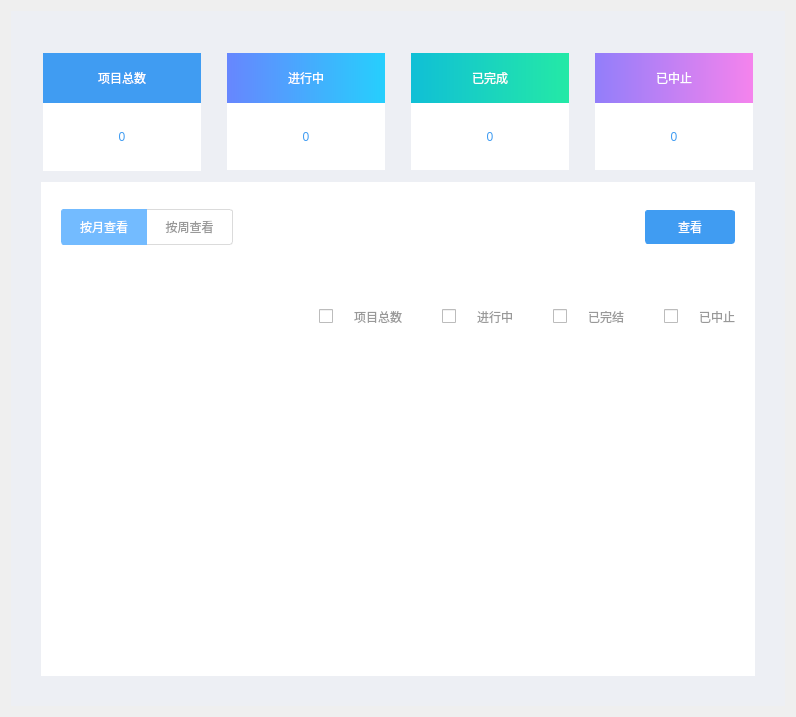
<?xml version="1.0" encoding="UTF-8"?>
<ui version="4.0">
 <class>CTjPage</class>
 <widget class="QWidget" name="CTjPage">
  <property name="geometry">
   <rect>
    <x>0</x>
    <y>0</y>
    <width>792</width>
    <height>717</height>
   </rect>
  </property>
  <property name="windowTitle">
   <string>CTjPage</string>
  </property>
  <layout class="QVBoxLayout" name="verticalLayout">
   <item>
    <widget class="QWidget" name="widget_10" native="true">
     <property name="styleSheet">
      <string notr="true">QWidget#widget_10
{
	background-color: rgb(237, 239, 244);
}
</string>
     </property>
     <layout class="QVBoxLayout" name="verticalLayout_7">
      <property name="spacing">
       <number>20</number>
      </property>
      <property name="leftMargin">
       <number>30</number>
      </property>
      <property name="topMargin">
       <number>30</number>
      </property>
      <property name="rightMargin">
       <number>30</number>
      </property>
      <property name="bottomMargin">
       <number>30</number>
      </property>
      <item>
       <widget class="QWidget" name="widget" native="true">
        <property name="minimumSize">
         <size>
          <width>0</width>
          <height>121</height>
         </size>
        </property>
        <property name="maximumSize">
         <size>
          <width>16777215</width>
          <height>100</height>
         </size>
        </property>
        <property name="styleSheet">
         <string notr="true">background-color: rgba(255, 255, 255, 0);</string>
        </property>
        <layout class="QHBoxLayout" name="horizontalLayout">
         <property name="spacing">
          <number>24</number>
         </property>
         <property name="leftMargin">
          <number>1</number>
         </property>
         <property name="topMargin">
          <number>1</number>
         </property>
         <property name="rightMargin">
          <number>1</number>
         </property>
         <property name="bottomMargin">
          <number>1</number>
         </property>
         <item>
          <widget class="QWidget" name="widget_5" native="true">
           <property name="minimumSize">
            <size>
             <width>160</width>
             <height>120</height>
            </size>
           </property>
           <property name="maximumSize">
            <size>
             <width>500</width>
             <height>16777215</height>
            </size>
           </property>
           <property name="styleSheet">
            <string notr="true">QWidget#widget_5
{
	border-radius:1px;
}</string>
           </property>
           <layout class="QVBoxLayout" name="verticalLayout_6">
            <property name="spacing">
             <number>0</number>
            </property>
            <property name="leftMargin">
             <number>1</number>
            </property>
            <property name="topMargin">
             <number>1</number>
            </property>
            <property name="rightMargin">
             <number>1</number>
            </property>
            <property name="bottomMargin">
             <number>1</number>
            </property>
            <item>
             <widget class="QLabel" name="label">
              <property name="minimumSize">
               <size>
                <width>0</width>
                <height>0</height>
               </size>
              </property>
              <property name="maximumSize">
               <size>
                <width>16777215</width>
                <height>50</height>
               </size>
              </property>
              <property name="styleSheet">
               <string notr="true">
background-color: rgb(64, 156, 242);
font: 75 14px &quot;微软雅黑&quot;;
color: rgb(255, 255, 255);</string>
              </property>
              <property name="text">
               <string>项目总数</string>
              </property>
              <property name="alignment">
               <set>Qt::AlignCenter</set>
              </property>
             </widget>
            </item>
            <item>
             <widget class="QLabel" name="xmzslabel">
              <property name="maximumSize">
               <size>
                <width>16777215</width>
                <height>16777215</height>
               </size>
              </property>
              <property name="styleSheet">
               <string notr="true">background-color: rgb(255, 255, 255);
font: 75 18px &quot;微软雅黑&quot;;
color: rgb(64, 156, 242);</string>
              </property>
              <property name="text">
               <string>0</string>
              </property>
              <property name="alignment">
               <set>Qt::AlignCenter</set>
              </property>
             </widget>
            </item>
           </layout>
          </widget>
         </item>
         <item>
          <widget class="QWidget" name="widget_6" native="true">
           <property name="minimumSize">
            <size>
             <width>160</width>
             <height>0</height>
            </size>
           </property>
           <property name="maximumSize">
            <size>
             <width>500</width>
             <height>16777215</height>
            </size>
           </property>
           <property name="styleSheet">
            <string notr="true">QWidget#widget_6
{
	border-radius:1px;
}</string>
           </property>
           <layout class="QVBoxLayout" name="verticalLayout_2">
            <property name="spacing">
             <number>0</number>
            </property>
            <property name="leftMargin">
             <number>1</number>
            </property>
            <property name="topMargin">
             <number>1</number>
            </property>
            <property name="rightMargin">
             <number>1</number>
            </property>
            <property name="bottomMargin">
             <number>1</number>
            </property>
            <item>
             <widget class="QLabel" name="label_2">
              <property name="maximumSize">
               <size>
                <width>16777215</width>
                <height>50</height>
               </size>
              </property>
              <property name="styleSheet">
               <string notr="true">font: 75 14px &quot;微软雅黑&quot;;
color: rgb(255, 255, 255);
background-color: qlineargradient(spread:pad, x1:0, y1:0, x2:1, y2:0, stop:0 rgba(103, 134, 254, 255), stop:1 rgba(38, 207, 253, 255));</string>
              </property>
              <property name="text">
               <string>进行中</string>
              </property>
              <property name="alignment">
               <set>Qt::AlignCenter</set>
              </property>
             </widget>
            </item>
            <item>
             <widget class="QLabel" name="jxzlabel">
              <property name="styleSheet">
               <string notr="true">background-color: rgb(255, 255, 255);
font: 75 18px &quot;微软雅黑&quot;;
color: rgb(64, 156, 242);</string>
              </property>
              <property name="text">
               <string>0</string>
              </property>
              <property name="alignment">
               <set>Qt::AlignCenter</set>
              </property>
             </widget>
            </item>
           </layout>
          </widget>
         </item>
         <item>
          <widget class="QWidget" name="widget_7" native="true">
           <property name="minimumSize">
            <size>
             <width>160</width>
             <height>0</height>
            </size>
           </property>
           <property name="maximumSize">
            <size>
             <width>500</width>
             <height>16777215</height>
            </size>
           </property>
           <property name="styleSheet">
            <string notr="true">QWidget#widget_7
{
	border-radius:1px;
}</string>
           </property>
           <layout class="QVBoxLayout" name="verticalLayout_3">
            <property name="spacing">
             <number>0</number>
            </property>
            <property name="leftMargin">
             <number>1</number>
            </property>
            <property name="topMargin">
             <number>1</number>
            </property>
            <property name="rightMargin">
             <number>1</number>
            </property>
            <property name="bottomMargin">
             <number>1</number>
            </property>
            <item>
             <widget class="QLabel" name="label_4">
              <property name="maximumSize">
               <size>
                <width>16777215</width>
                <height>50</height>
               </size>
              </property>
              <property name="styleSheet">
               <string notr="true">font: 75 14px &quot;微软雅黑&quot;;
color: rgb(255, 255, 255);
background-color: qlineargradient(spread:pad, x1:0, y1:0, x2:1, y2:0, stop:0 rgba(16, 191, 214, 255), stop:1 rgba(36, 233, 166, 255));</string>
              </property>
              <property name="text">
               <string>已完成</string>
              </property>
              <property name="alignment">
               <set>Qt::AlignCenter</set>
              </property>
             </widget>
            </item>
            <item>
             <widget class="QLabel" name="ywclabel">
              <property name="styleSheet">
               <string notr="true">background-color: rgb(255, 255, 255);
font: 75 18px &quot;微软雅黑&quot;;
color: rgb(64, 156, 242);</string>
              </property>
              <property name="text">
               <string>0</string>
              </property>
              <property name="alignment">
               <set>Qt::AlignCenter</set>
              </property>
             </widget>
            </item>
           </layout>
          </widget>
         </item>
         <item>
          <widget class="QWidget" name="widget_8" native="true">
           <property name="minimumSize">
            <size>
             <width>160</width>
             <height>0</height>
            </size>
           </property>
           <property name="maximumSize">
            <size>
             <width>500</width>
             <height>16777215</height>
            </size>
           </property>
           <property name="styleSheet">
            <string notr="true">QWidget#widget_8
{
	border-radius:1px;
}</string>
           </property>
           <layout class="QVBoxLayout" name="verticalLayout_4">
            <property name="spacing">
             <number>0</number>
            </property>
            <property name="leftMargin">
             <number>1</number>
            </property>
            <property name="topMargin">
             <number>1</number>
            </property>
            <property name="rightMargin">
             <number>1</number>
            </property>
            <property name="bottomMargin">
             <number>1</number>
            </property>
            <item>
             <widget class="QLabel" name="label_6">
              <property name="maximumSize">
               <size>
                <width>16777215</width>
                <height>50</height>
               </size>
              </property>
              <property name="styleSheet">
               <string notr="true">font: 75 14px &quot;微软雅黑&quot;;
color: rgb(255, 255, 255);
background-color: qlineargradient(spread:pad, x1:0, y1:0, x2:1, y2:0, stop:0 rgba(146, 126, 250, 255), stop:1 rgba(245, 131, 237, 255));
</string>
              </property>
              <property name="text">
               <string>已中止</string>
              </property>
              <property name="alignment">
               <set>Qt::AlignCenter</set>
              </property>
             </widget>
            </item>
            <item>
             <widget class="QLabel" name="yzzlabel">
              <property name="styleSheet">
               <string notr="true">background-color: rgb(255, 255, 255);
font: 75 18px &quot;微软雅黑&quot;;
color: rgb(64, 156, 242);</string>
              </property>
              <property name="text">
               <string>0</string>
              </property>
              <property name="alignment">
               <set>Qt::AlignCenter</set>
              </property>
             </widget>
            </item>
           </layout>
          </widget>
         </item>
        </layout>
       </widget>
      </item>
      <item>
       <widget class="QWidget" name="widget_9" native="true">
        <property name="styleSheet">
         <string notr="true">QWidget#widget_9
{
	background-color: rgb(255, 255, 255);
}
</string>
        </property>
        <layout class="QVBoxLayout" name="verticalLayout_5">
         <property name="spacing">
          <number>0</number>
         </property>
         <property name="leftMargin">
          <number>20</number>
         </property>
         <property name="topMargin">
          <number>20</number>
         </property>
         <property name="rightMargin">
          <number>20</number>
         </property>
         <property name="bottomMargin">
          <number>0</number>
         </property>
         <item>
          <widget class="QWidget" name="widget_2" native="true">
           <property name="maximumSize">
            <size>
             <width>16777215</width>
             <height>50</height>
            </size>
           </property>
           <layout class="QHBoxLayout" name="horizontalLayout_6">
            <property name="spacing">
             <number>20</number>
            </property>
            <property name="leftMargin">
             <number>0</number>
            </property>
            <property name="topMargin">
             <number>0</number>
            </property>
            <property name="rightMargin">
             <number>0</number>
            </property>
            <property name="bottomMargin">
             <number>0</number>
            </property>
            <item>
             <widget class="QWidget" name="widget_14" native="true">
              <layout class="QHBoxLayout" name="horizontalLayout_7">
               <property name="spacing">
                <number>0</number>
               </property>
               <property name="leftMargin">
                <number>0</number>
               </property>
               <property name="topMargin">
                <number>0</number>
               </property>
               <property name="rightMargin">
                <number>0</number>
               </property>
               <property name="bottomMargin">
                <number>0</number>
               </property>
               <item>
                <widget class="QPushButton" name="monthButton">
                 <property name="minimumSize">
                  <size>
                   <width>86</width>
                   <height>36</height>
                  </size>
                 </property>
                 <property name="maximumSize">
                  <size>
                   <width>86</width>
                   <height>36</height>
                  </size>
                 </property>
                 <property name="styleSheet">
                  <string notr="true">QPushButton
{
	background-color: rgb(255, 255, 255);
	color: #999999;
	border:1px solid #dbdbdb;
	border-top-left-radius:3px;
	border-bottom-left-radius:3px;
	font: 12px &quot;微软雅黑&quot;;
}

QPushButton::hover
{
	background-color: #73bbff;
	color: rgb(255, 255, 255);
	border:1px solid #73bbff;
	border-top-left-radius:3px;
	border-bottom-left-radius:3px;
}

QPushButton::checked
{
	background-color: #73bbff;
	color: rgb(255, 255, 255);
	border:1px solid #73bbff;
	border-top-left-radius:3px;
	border-bottom-left-radius:3px;
}</string>
                 </property>
                 <property name="text">
                  <string>按月查看</string>
                 </property>
                 <property name="checkable">
                  <bool>true</bool>
                 </property>
                 <property name="checked">
                  <bool>true</bool>
                 </property>
                </widget>
               </item>
               <item>
                <widget class="QPushButton" name="weekButton">
                 <property name="minimumSize">
                  <size>
                   <width>86</width>
                   <height>36</height>
                  </size>
                 </property>
                 <property name="maximumSize">
                  <size>
                   <width>86</width>
                   <height>36</height>
                  </size>
                 </property>
                 <property name="styleSheet">
                  <string notr="true">QPushButton
{
	background-color: rgb(255, 255, 255);
	color: #999999;
	border:1px solid #dbdbdb;
	border-left: none;
	border-top-right-radius:3px;
	border-bottom-right-radius:3px;
	font: 12px &quot;微软雅黑&quot;;
}

QPushButton::hover
{
	background-color: #73bbff;
	color: rgb(255, 255, 255);
	border:1px solid #73bbff;
	border-top-right-radius:3px;
	border-bottom-right-radius:3px;
}

QPushButton::checked
{
	background-color: #73bbff;
	color: rgb(255, 255, 255);
	border:1px solid #73bbff;
	border-top-right-radius:3px;
	border-bottom-right-radius:3px;
}</string>
                 </property>
                 <property name="text">
                  <string>按周查看</string>
                 </property>
                 <property name="checkable">
                  <bool>true</bool>
                 </property>
                </widget>
               </item>
              </layout>
             </widget>
            </item>
            <item>
             <spacer name="horizontalSpacer_5">
              <property name="orientation">
               <enum>Qt::Horizontal</enum>
              </property>
              <property name="sizeHint" stdset="0">
               <size>
                <width>40</width>
                <height>20</height>
               </size>
              </property>
             </spacer>
            </item>
            <item>
             <widget class="QWidget" name="widget_13" native="true">
              <property name="minimumSize">
               <size>
                <width>0</width>
                <height>0</height>
               </size>
              </property>
              <property name="maximumSize">
               <size>
                <width>400</width>
                <height>16777215</height>
               </size>
              </property>
              <layout class="QHBoxLayout" name="horizontalLayout_15">
               <property name="spacing">
                <number>6</number>
               </property>
               <property name="leftMargin">
                <number>0</number>
               </property>
               <property name="topMargin">
                <number>0</number>
               </property>
               <property name="rightMargin">
                <number>0</number>
               </property>
               <property name="bottomMargin">
                <number>0</number>
               </property>
              </layout>
             </widget>
            </item>
            <item>
             <widget class="QPushButton" name="ckButton">
              <property name="minimumSize">
               <size>
                <width>90</width>
                <height>34</height>
               </size>
              </property>
              <property name="maximumSize">
               <size>
                <width>90</width>
                <height>34</height>
               </size>
              </property>
              <property name="styleSheet">
               <string notr="true">QPushButton
{
	background-color: #409cf2;
	color: rgb(255, 255, 255);
	border:1px solid #409cf2;
	border-radius:3px;
	font: 14px &quot;微软雅黑&quot;;
}

QPushButton::hover
{
	background-color: #73bbff;
	color: rgb(255, 255, 255);
	border:1px solid #73bbff;
	border-radius:3px;
	font: 14px &quot;微软雅黑&quot;;
}

QPushButton::!enabled
{
	background-color: rgb(199, 199, 199);
	color: rgb(255, 255, 255);
	border:1px solid #dbdbdb ;
	border-radius:3px;
}</string>
              </property>
              <property name="text">
               <string>查看</string>
              </property>
             </widget>
            </item>
           </layout>
          </widget>
         </item>
         <item>
          <widget class="QWidget" name="widget_chkbox_panel" native="true">
           <property name="maximumSize">
            <size>
             <width>16777215</width>
             <height>80</height>
            </size>
           </property>
           <layout class="QHBoxLayout" name="horizontalLayout_12">
            <property name="spacing">
             <number>0</number>
            </property>
            <property name="leftMargin">
             <number>0</number>
            </property>
            <property name="topMargin">
             <number>50</number>
            </property>
            <property name="rightMargin">
             <number>0</number>
            </property>
            <property name="bottomMargin">
             <number>0</number>
            </property>
            <item>
             <spacer name="horizontalSpacer_6">
              <property name="orientation">
               <enum>Qt::Horizontal</enum>
              </property>
              <property name="sizeHint" stdset="0">
               <size>
                <width>191</width>
                <height>20</height>
               </size>
              </property>
             </spacer>
            </item>
            <item>
             <widget class="QWidget" name="widget_15" native="true">
              <property name="maximumSize">
               <size>
                <width>16777215</width>
                <height>50</height>
               </size>
              </property>
              <layout class="QHBoxLayout" name="horizontalLayout_13">
               <property name="spacing">
                <number>40</number>
               </property>
               <property name="leftMargin">
                <number>0</number>
               </property>
               <property name="topMargin">
                <number>0</number>
               </property>
               <property name="rightMargin">
                <number>0</number>
               </property>
               <property name="bottomMargin">
                <number>0</number>
               </property>
               <item>
                <widget class="QWidget" name="widget_16" native="true">
                 <layout class="QHBoxLayout" name="horizontalLayout_8">
                  <property name="spacing">
                   <number>20</number>
                  </property>
                  <property name="leftMargin">
                   <number>0</number>
                  </property>
                  <property name="topMargin">
                   <number>0</number>
                  </property>
                  <property name="rightMargin">
                   <number>0</number>
                  </property>
                  <property name="bottomMargin">
                   <number>0</number>
                  </property>
                  <item>
                   <widget class="QCheckBox" name="xmzsCheckBox">
                    <property name="minimumSize">
                     <size>
                      <width>15</width>
                      <height>15</height>
                     </size>
                    </property>
                    <property name="maximumSize">
                     <size>
                      <width>15</width>
                      <height>15</height>
                     </size>
                    </property>
                    <property name="styleSheet">
                     <string notr="true">QCheckBox::indicator:unchecked {
    image: url(:/style/blue/checkbox/checkbox_xmzs.png);
}

QCheckBox::indicator:unchecked:hover {
    image: url(:/style/blue/checkbox/checkbox_xmzs.png);
}

QCheckBox::indicator:checked {
    image: url(:/style/blue/checkbox/checkbox_xmzs_checked.png);
}
</string>
                    </property>
                    <property name="text">
                     <string/>
                    </property>
                   </widget>
                  </item>
                  <item>
                   <widget class="QLabel" name="label_14">
                    <property name="minimumSize">
                     <size>
                      <width>0</width>
                      <height>20</height>
                     </size>
                    </property>
                    <property name="styleSheet">
                     <string notr="true">color: rgb(153, 153, 153);
font: 9pt &quot;微软雅黑&quot;;</string>
                    </property>
                    <property name="text">
                     <string>项目总数</string>
                    </property>
                   </widget>
                  </item>
                 </layout>
                </widget>
               </item>
               <item>
                <widget class="QWidget" name="widget_17" native="true">
                 <layout class="QHBoxLayout" name="horizontalLayout_9">
                  <property name="spacing">
                   <number>20</number>
                  </property>
                  <property name="leftMargin">
                   <number>0</number>
                  </property>
                  <property name="topMargin">
                   <number>0</number>
                  </property>
                  <property name="rightMargin">
                   <number>0</number>
                  </property>
                  <property name="bottomMargin">
                   <number>0</number>
                  </property>
                  <item>
                   <widget class="QCheckBox" name="jxzCheckBox">
                    <property name="minimumSize">
                     <size>
                      <width>15</width>
                      <height>15</height>
                     </size>
                    </property>
                    <property name="maximumSize">
                     <size>
                      <width>15</width>
                      <height>15</height>
                     </size>
                    </property>
                    <property name="styleSheet">
                     <string notr="true">QCheckBox::indicator:unchecked {
    image: url(:/style/blue/checkbox/checkbox_jxz.png);
}

QCheckBox::indicator:unchecked:hover {    
    image: url(:/style/blue/checkbox/checkbox_jxz.png);
}

QCheckBox::indicator:checked {
    image: url(:/style/blue/checkbox/checkbox_jxz_checked.png);
}
</string>
                    </property>
                    <property name="text">
                     <string/>
                    </property>
                   </widget>
                  </item>
                  <item>
                   <widget class="QLabel" name="label_16">
                    <property name="minimumSize">
                     <size>
                      <width>0</width>
                      <height>20</height>
                     </size>
                    </property>
                    <property name="styleSheet">
                     <string notr="true">color: rgb(153, 153, 153);
font: 9pt &quot;微软雅黑&quot;;</string>
                    </property>
                    <property name="text">
                     <string>进行中</string>
                    </property>
                   </widget>
                  </item>
                 </layout>
                </widget>
               </item>
               <item>
                <widget class="QWidget" name="widget_19" native="true">
                 <layout class="QHBoxLayout" name="horizontalLayout_11">
                  <property name="spacing">
                   <number>20</number>
                  </property>
                  <property name="leftMargin">
                   <number>0</number>
                  </property>
                  <property name="topMargin">
                   <number>0</number>
                  </property>
                  <property name="rightMargin">
                   <number>0</number>
                  </property>
                  <property name="bottomMargin">
                   <number>0</number>
                  </property>
                  <item>
                   <widget class="QCheckBox" name="ywjCheckBox">
                    <property name="minimumSize">
                     <size>
                      <width>15</width>
                      <height>15</height>
                     </size>
                    </property>
                    <property name="maximumSize">
                     <size>
                      <width>15</width>
                      <height>15</height>
                     </size>
                    </property>
                    <property name="styleSheet">
                     <string notr="true">QCheckBox::indicator:unchecked {
    image: url(:/style/blue/checkbox/checkbox_ywj.png);
}

QCheckBox::indicator:unchecked:hover {    
    image: url(:/style/blue/checkbox/checkbox_ywj.png);
}

QCheckBox::indicator:checked {
    image: url(:/style/blue/checkbox/checkbox_ywj_checked.png);
}
</string>
                    </property>
                    <property name="text">
                     <string/>
                    </property>
                   </widget>
                  </item>
                  <item>
                   <widget class="QLabel" name="label_20">
                    <property name="minimumSize">
                     <size>
                      <width>0</width>
                      <height>20</height>
                     </size>
                    </property>
                    <property name="styleSheet">
                     <string notr="true">color: rgb(153, 153, 153);
font: 9pt &quot;微软雅黑&quot;;</string>
                    </property>
                    <property name="text">
                     <string>已完结</string>
                    </property>
                   </widget>
                  </item>
                 </layout>
                </widget>
               </item>
               <item>
                <widget class="QWidget" name="widget_18" native="true">
                 <layout class="QHBoxLayout" name="horizontalLayout_10">
                  <property name="spacing">
                   <number>20</number>
                  </property>
                  <property name="leftMargin">
                   <number>0</number>
                  </property>
                  <property name="topMargin">
                   <number>0</number>
                  </property>
                  <property name="rightMargin">
                   <number>0</number>
                  </property>
                  <property name="bottomMargin">
                   <number>0</number>
                  </property>
                  <item>
                   <widget class="QCheckBox" name="yzzCheckBox">
                    <property name="minimumSize">
                     <size>
                      <width>15</width>
                      <height>15</height>
                     </size>
                    </property>
                    <property name="maximumSize">
                     <size>
                      <width>15</width>
                      <height>15</height>
                     </size>
                    </property>
                    <property name="styleSheet">
                     <string notr="true">QCheckBox::indicator:unchecked {
    image: url(:/style/blue/checkbox/checkbox_yzz.png);
}

QCheckBox::indicator:unchecked:hover {    
    image: url(:/style/blue/checkbox/checkbox_yzz.png);
}

QCheckBox::indicator:checked {
    image: url(:/style/blue/checkbox/checkbox_yzz_checked.png);
}
</string>
                    </property>
                    <property name="text">
                     <string/>
                    </property>
                   </widget>
                  </item>
                  <item>
                   <widget class="QLabel" name="label_18">
                    <property name="minimumSize">
                     <size>
                      <width>0</width>
                      <height>20</height>
                     </size>
                    </property>
                    <property name="styleSheet">
                     <string notr="true">color: rgb(153, 153, 153);
font: 9pt &quot;微软雅黑&quot;;</string>
                    </property>
                    <property name="text">
                     <string>已中止</string>
                    </property>
                   </widget>
                  </item>
                 </layout>
                </widget>
               </item>
              </layout>
             </widget>
            </item>
           </layout>
          </widget>
         </item>
         <item>
          <widget class="QWidget" name="widget_3" native="true">
           <layout class="QHBoxLayout" name="horizontalLayout_14">
            <property name="spacing">
             <number>0</number>
            </property>
            <property name="leftMargin">
             <number>0</number>
            </property>
            <property name="topMargin">
             <number>0</number>
            </property>
            <property name="rightMargin">
             <number>0</number>
            </property>
            <property name="bottomMargin">
             <number>20</number>
            </property>
            <item>
             <widget class="CWebChartWidget" name="tableWidget" native="true">
              <property name="styleSheet">
               <string notr="true"/>
              </property>
             </widget>
            </item>
           </layout>
          </widget>
         </item>
        </layout>
       </widget>
      </item>
     </layout>
    </widget>
   </item>
  </layout>
 </widget>
 <layoutdefault spacing="6" margin="11"/>
 <customwidgets>
  <customwidget>
   <class>CWebChartWidget</class>
   <extends>QWidget</extends>
   <header>./chart/webchartwidget.h</header>
   <container>1</container>
  </customwidget>
 </customwidgets>
 <resources/>
 <connections/>
</ui>
